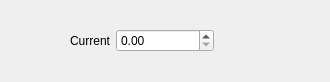
<?xml version="1.0" encoding="UTF-8"?>
<ui version="4.0">
 <class>quadrupoleControl</class>
 <widget class="QWidget" name="quadrupoleControl">
  <property name="geometry">
   <rect>
    <x>0</x>
    <y>0</y>
    <width>330</width>
    <height>82</height>
   </rect>
  </property>
  <property name="sizePolicy">
   <sizepolicy hsizetype="Minimum" vsizetype="Minimum">
    <horstretch>0</horstretch>
    <verstretch>0</verstretch>
   </sizepolicy>
  </property>
  <property name="windowTitle">
   <string>Form</string>
  </property>
  <layout class="QGridLayout" name="gridLayout_2">
   <item row="0" column="0">
    <layout class="QGridLayout" name="gridLayout">
     <item row="0" column="1">
      <widget class="QDoubleSpinBox" name="spinI"/>
     </item>
     <item row="0" column="2">
      <widget class="QLabel" name="readI">
       <property name="text">
        <string/>
       </property>
       <property name="alignment">
        <set>Qt::AlignCenter</set>
       </property>
      </widget>
     </item>
     <item row="0" column="0">
      <widget class="QLabel" name="label">
       <property name="text">
        <string>Current</string>
       </property>
       <property name="alignment">
        <set>Qt::AlignRight|Qt::AlignTrailing|Qt::AlignVCenter</set>
       </property>
      </widget>
     </item>
    </layout>
   </item>
  </layout>
 </widget>
 <resources/>
 <connections/>
</ui>
